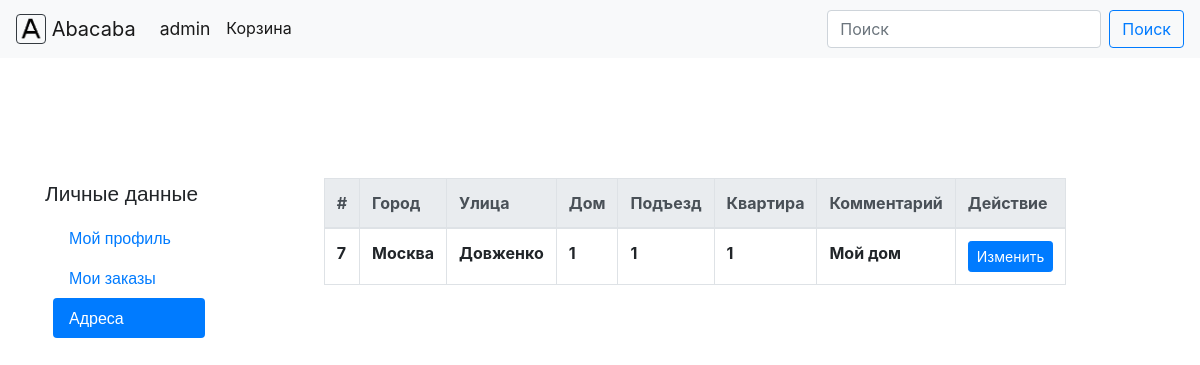
Before: /accounts/addresses (signed in) with the older database file.
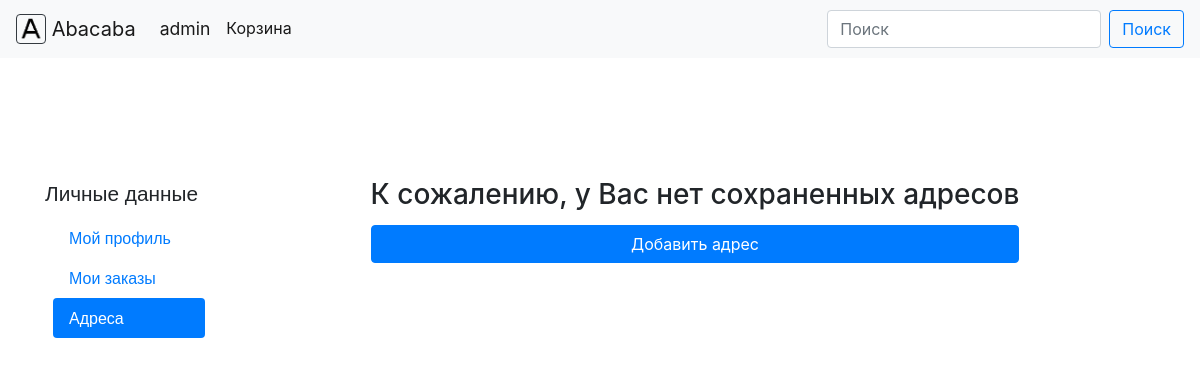
After: the same page with the newer database file.
### core/models.py (models this page shows, shortened)
class Addresses(models.Model):
    id = models.AutoField(primary_key=True)
    description = models.TextField(blank=True,
                                   null=True)
    customer = models.ForeignKey(to=User,
                                 on_delete=models.CASCADE,
                                 null=True,
                                 blank=True,
                                 related_name='addresses')
    city = models.TextField(default='Москва')
    street = models.TextField(default='Довженко')
    building = models.TextField(default='1')
    flat = models.TextField(default='1')
    entrance = models.TextField(null=True, blank=True)

### core/views.py (the view, shortened to what this page needs)
# urls.py: url('accounts/addresses', views.profile_addresses, name='profile_addresses'),
@login_required
def profile_addresses(request):
    user = User.objects.get(username=request.user.username)
    addresses = user.addresses.all().filter(customer=user)
    if addresses.count() == 0:
        return render(request, 'registration/addresses.html', {'empty': 'yes'})
    if request.method == 'GET':
        if request.GET.get('id'):
            form_address = ProfileAddressForm()
            data = request.GET.dict()
            id_ = int(data['id']) - 1
            address = addresses[id_]
            return render(request,  'registration/addresses.html',
                          {'addresses': addresses, 'form_address': form_address, 'address': address, 'id': id_})
    return render(request, 'registration/addresses.html', {'addresses': addresses})

### core/templates/registration/addresses.html (shortened to what this page needs)
{% extends 'registration/profile_navigation.html' %}
{% block data %}
    <div>
        {% load widget_tweaks %}
        {% if not empty %}
            {% load widget_tweaks %}
            <table class="table table-bordered" style="table-layout: auto;">
              <thead class="thead-light">
                <tr>
                    <th scope="col">#</th>
                    <th scope="col">Город</th>
                    <th scope="col">Улица</th>
                    <th scope="col">Дом</th>
                    <th scope="col">Подъезд</th>
                    <th scope="col">Квартира</th>
                    <th scope="col">Комментарий</th>
                    <th scope="col">Действие</th>
                </tr>
              </thead>
              <tbody id="addresses">
                    {% load widget_tweaks %}
                    {% for key in addresses %}
                            <tr>
                                <th scope="row" style="overflow: hidden;">{{ key.id }}</th>
                                <th scope="row" style="overflow: hidden;">{{ key.city }}</th>
                                <th scope="row" style="overflow: hidden;">{{ key.street }}</th>
                                <th scope="row" style="overflow: hidden;">{{ key.building }}</th>
                                <th scope="row" style="overflow: hidden;">{{ key.entrance }}</th>
                                <th scope="row" style="overflow: hidden;">{{ key.flat }}</th>
                                <th scope="row" style="overflow: hidden;">{{ key.description }}</th>
                                <th scope="row"><a class="btn btn-primary btn-sm" href="/accounts/addresses?id={{ key.id }}">Изменить</a></th>
                            </tr>
                    {% endfor %}
              </tbody>
            </table>
        {% else %}
            <div class="form-row">
                <div class="form-group col-md-12">
                    <h3>К сожалению, у Вас нет сохраненных адресов</h3>
                    <button style="margin-top: 2%;" class="btn btn-primary btn-block">Добавить адрес</button>
                </div>
            </div>
        {% endif %}
    </div>
{% endblock %}

Changed rows visible on the page:
removed Addresses: id "7", city "Москва", street "Довженко", building "1", entrance "1", flat "1", description "Мой дом"
Other visible differences:
text no longer shown: "# Город Улица Дом Подъезд Квартира Комментарий Действие"
text now shown: "К сожалению, у Вас нет сохраненных адресов Добавить адрес"
